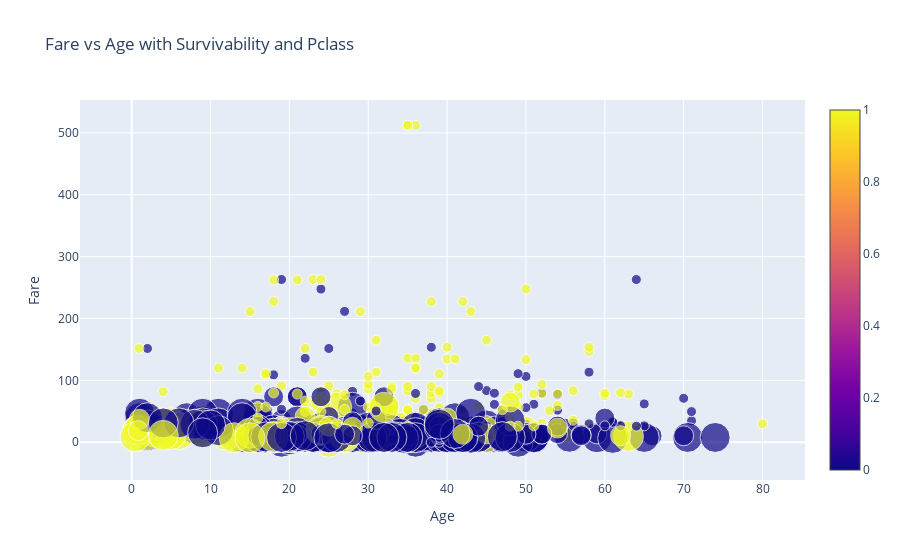

This figure's notebook cell:
### Markdown cell above
**Bubble Plot**<br>
Bubble Plots are similar to scatter plots, but they have an additional size parameter that defines the radius for each dot.

### Code cell
#defining data
data=[
    go.Scatter(x = train['Age'],y=train['Fare'],
               text=train['Pclass'],
                mode='markers',
               marker=dict(size=train['Pclass']*10, color=train['Survived'],showscale=True),
              )]
#defining layout
layout = go.Layout(title='Fare vs Age with Survivability and Pclass',xaxis=dict(title='Age'),yaxis=dict(title='Fare'),hovermode='closest')
#defining figure and plotting
figure = go.Figure(data=data,layout=layout)
iplot(figure)

### Figure 1 — Plotly figure (JSON) as saved in the notebook; plotly's stock layout.template omitted (floating-point values rounded to 4 significant figures; data arrays with more than 128 entries replaced by an {"elided": "..."} marker saying what was removed)
{"data": [{"marker": {"color": {"elided": "891 int values"}, "showscale": true, "size": {"elided": "891 int values"}}, "mode": "markers", "text": {"elided": "891 int values"}, "type": "scatter", "x": {"elided": "891 float values"}, "y": {"elided": "891 float values"}}], "layout": {"hovermode": "closest", "title": {"text": "Fare vs Age with Survivability and Pclass"}, "xaxis": {"title": {"text": "Age"}}, "yaxis": {"title": {"text": "Fare"}}}}
